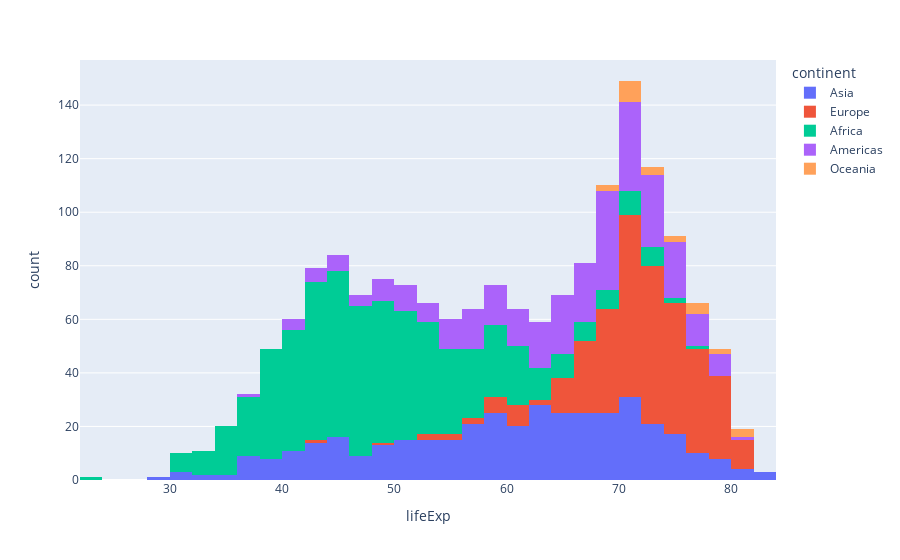

This figure's notebook cell:
### Code cell
# Histogram
px.histogram(df,x='lifeExp', nbins = 50, color = 'continent')

### Figure 1 — Plotly figure (JSON) as saved in the notebook; plotly's stock layout.template omitted (floating-point values rounded to 4 significant figures; data arrays with more than 128 entries replaced by an {"elided": "..."} marker saying what was removed)
{"data": [{"alignmentgroup": "True", "bingroup": "x", "hovertemplate": "continent=Asia<br>lifeExp=%{x}<br>count=%{y}<extra></extra>", "legendgroup": "Asia", "marker": {"color": "#636efa", "pattern": {"shape": ""}}, "name": "Asia", "nbinsx": 50, "offsetgroup": "Asia", "orientation": "v", "showlegend": true, "type": "histogram", "x": {"elided": "396 float values"}, "xaxis": "x", "yaxis": "y"}, {"alignmentgroup": "True", "bingroup": "x", "hovertemplate": "continent=Europe<br>lifeExp=%{x}<br>count=%{y}<extra></extra>", "legendgroup": "Europe", "marker": {"color": "#EF553B", "pattern": {"shape": ""}}, "name": "Europe", "nbinsx": 50, "offsetgroup": "Europe", "orientation": "v", "showlegend": true, "type": "histogram", "x": {"elided": "360 float values"}, "xaxis": "x", "yaxis": "y"}, {"alignmentgroup": "True", "bingroup": "x", "hovertemplate": "continent=Africa<br>lifeExp=%{x}<br>count=%{y}<extra></extra>", "legendgroup": "Africa", "marker": {"color": "#00cc96", "pattern": {"shape": ""}}, "name": "Africa", "nbinsx": 50, "offsetgroup": "Africa", "orientation": "v", "showlegend": true, "type": "histogram", "x": {"elided": "624 float values"}, "xaxis": "x", "yaxis": "y"}, {"alignmentgroup": "True", "bingroup": "x", "hovertemplate": "continent=Americas<br>lifeExp=%{x}<br>count=%{y}<extra></extra>", "legendgroup": "Americas", "marker": {"color": "#ab63fa", "pattern": {"shape": ""}}, "name": "Americas", "nbinsx": 50, "offsetgroup": "Americas", "orientation": "v", "showlegend": true, "type": "histogram", "x": {"elided": "300 float values"}, "xaxis": "x", "yaxis": "y"}, {"alignmentgroup": "True", "bingroup": "x", "hovertemplate": "continent=Oceania<br>lifeExp=%{x}<br>count=%{y}<extra></extra>", "legendgroup": "Oceania", "marker": {"color": "#FFA15A", "pattern": {"shape": ""}}, "name": "Oceania", "nbinsx": 50, "offsetgroup": "Oceania", "orientation": "v", "showlegend": true, "type": "histogram", "x": [69.12, 70.33, 70.93, 71.1, 71.93, 73.49, 74.74, 76.32, 77.56, 78.83, 80.37, 81.23, 69.39, 70.26, 71.24, 71.52, 71.89, 72.22, 73.84, 74.32, 76.33, 77.55, 79.11, 80.2], "xaxis": "x", "yaxis": "y"}], "layout": {"barmode": "relative", "legend": {"title": {"text": "continent"}, "tracegroupgap": 0}, "margin": {"t": 60}, "xaxis": {"anchor": "y", "domain": [0, 1], "title": {"text": "lifeExp"}}, "yaxis": {"anchor": "x", "domain": [0, 1], "title": {"text": "count"}}}}
